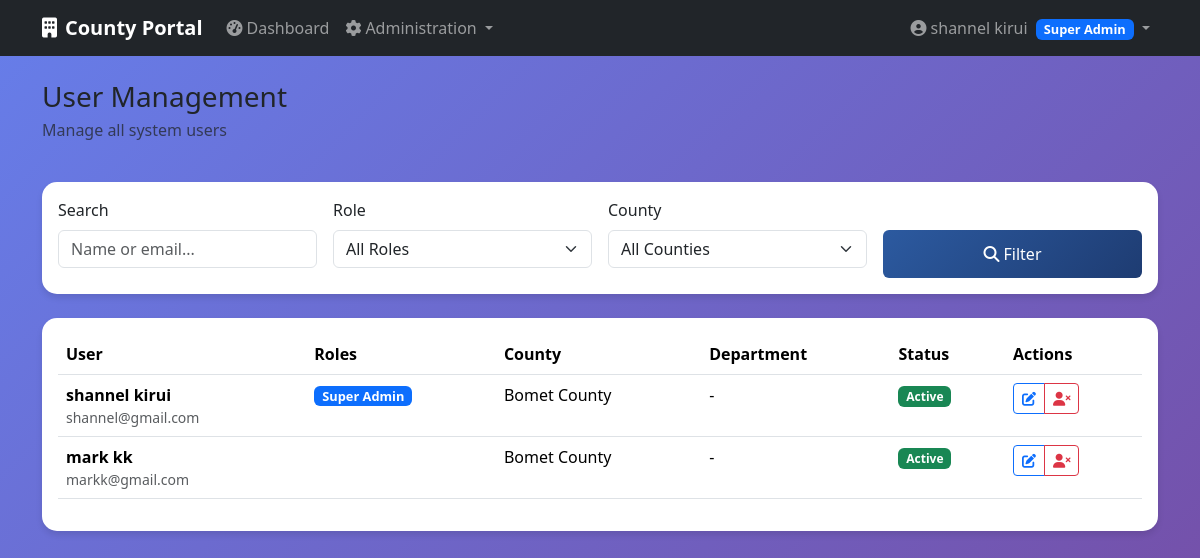
The app's page /auth/users (signed in), older data.
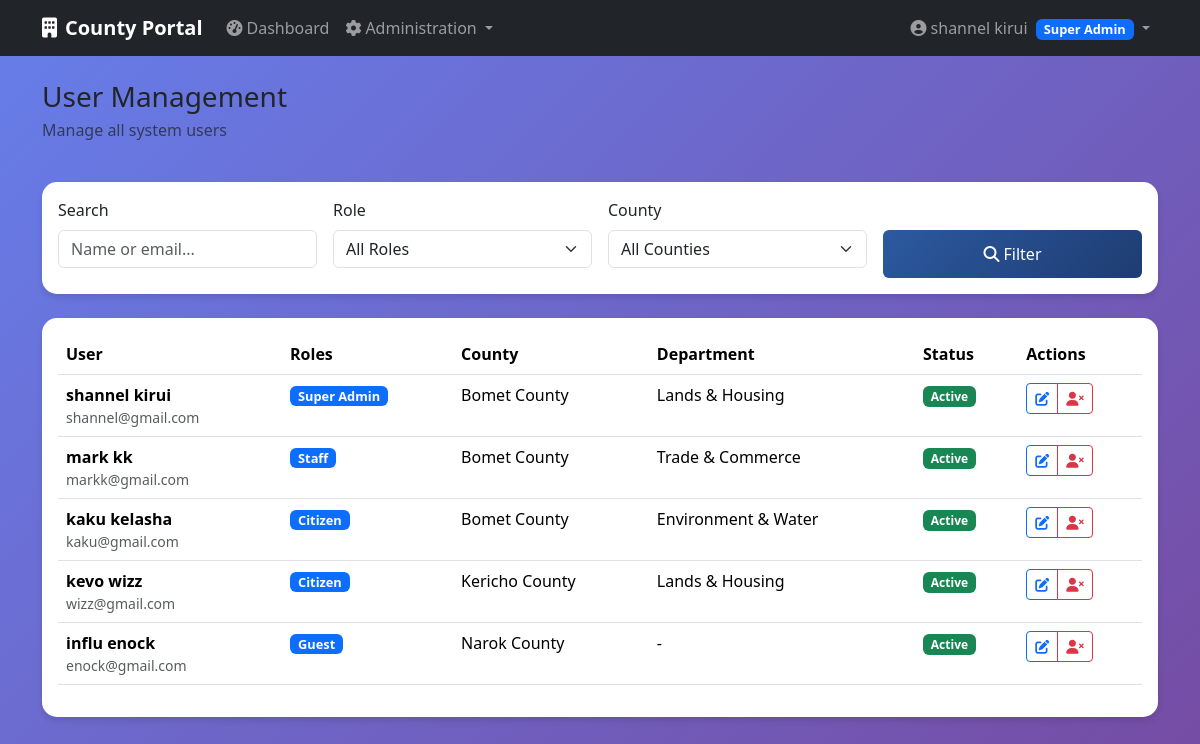
The same page, newer data.
### app/models/user.py (models this page shows, shortened)
class Role(db.Model, RoleMixin):
    __tablename__ = 'roles'
    id = db.Column(db.Integer, primary_key=True)
    name = db.Column(db.String(80), unique=True, nullable=False)
    description = db.Column(db.String(255), nullable=True)

class User(db.Model,UserMixin):
    __tablename__ = 'users'
    id = db.Column(db.Integer, primary_key=True)
    email = db.Column(db.String(120), unique=True, nullable=False)
    password = db.Column(db.String(128), nullable=False)
    first_name = db.Column(db.String(50))
    last_name = db.Column(db.String(50))
    phone = db.Column(db.String(20))
    active = db.Column(db.Boolean(), default=True)
    confirmed_at = db.Column(db.DateTime())
    created_at = db.Column(db.DateTime(), nullable=False, default=db.func.current_timestamp())
    fs_uniquifier = db.Column(db.String(64), unique=True, nullable=True, default=lambda: str(uuid.uuid4()))
    county_id = db.Column(db.Integer,db.ForeignKey('counties.id'))
    department_id = db.Column(db.Integer,db.ForeignKey('departments.id'))
    last_login_at = db.Column(db.DateTime())
    current_login_at = db.Column(db.DateTime())
    last_login_ip = db.Column(db.String(45))
    current_login_ip = db.Column(db.String(45))
    login_count = db.Column(db.Integer, default=0)
    roles = db.relationship('Role', secondary=roles_users, backref=db.backref('users', lazy='dynamic'))
    def full_name(self):
        if self.first_name and self.last_name:
            return f"{self.first_name} {self.last_name}"
        return self.email.split('@')[0]
    def has_role(self, role_name):
        return any(role.name == role_name for role in self.roles)

### app/models/county.py (models this page shows, shortened)
class County(db.Model):
        __tablename__ = 'counties'
        id = db.Column(db.Integer, primary_key=True)
        name = db.Column(db.String(100), unique=True, nullable=False)
        code = db.Column(db.String(10), unique=True, nullable=False)
        description = db.Column(db.Text)
        active = db.Column(db.Boolean, default=True)
        created_at = db.Column(db.DateTime, default=datetime.utcnow)
        users = db.relationship('User', backref='county', lazy='dynamic')
        departments = db.relationship('Department', backref='county',lazy='dynamic')

class Department(db.Model):
        __tablename__ = 'departments'
        id = db.Column(db.Integer, primary_key=True)
        name = db.Column(db.String(100), nullable=False)
        code = db.Column(db.String(20), nullable=False)
        description = db.Column(db.Text)
        county_id = db.Column(db.Integer, db.ForeignKey('counties.id'),nullable=False)
        active = db.Column(db.Boolean, default=True)
        created_at = db.Column(db.DateTime, default=datetime.utcnow)
        officers = db.relationship('User', backref='department', lazy='dynamic')
        permit_types = db.relationship('PermitType', backref='department', lazy='dynamic')

### app/auth/routes.py (the view)
@auth_bp.route('/users')
@login_required
@roles_required(UserRoles.SUPER_ADMIN)
def users():
    page = request.args.get('page', 1, type=int)
    search = request.args.get('search', '', type=str)
    role_filter = request.args.get('role', '', type=str)
    county_filter = request.args.get('county', '', type=str)
    query = User.query
    if search:
        query = query.filter(
            (User.email.contains(search)) |
            (User.first_name.contains(search)) |
            (User.last_name.contains(search))
        )
    if role_filter:
        role = Role.query.filter_by(name=role_filter).first()
        if role:
            query = query.filter(User.roles.contains(role))
    if county_filter:
        query = query.filter_by(county_id=county_filter)
    users = query.paginate(
        page=page, per_page=20, error_out=False
    )
    roles = Role.query.all()
    counties = County.query.filter_by(active=True).all()
    return render_template('auth/users.html',
                            users=users,
                            roles=roles,
                            counties=counties,
                            current_search=search,
                            current_role=role_filter,
                            current_county=county_filter)

### app/templates/auth/users.html (shortened to what the changed rows need)
{% extends "base.html" %}
{% block content %}
<div class="row">
    <div class="col-12">
        <div class="d-flex justify-content-between align-items-center mb-4">
            <div>
                <h1 class="h3 mb-1">User Management</h1>
            </div>
        </div>
    </div>
</div>
<div class="card dashboard-card">
    <div class="card-body">
        <div class="table-responsive">
            <table class="table table-hover">
                <thead>
                    <tr>
                        <th>User</th>
                        <th>Roles</th>
                        <th>County</th>
                        <th>Department</th>
                        <th>Status</th>
                        <th>Actions</th>
                    </tr>
                </thead>
                <tbody>
                    {% for user in users.items %}
                    <tr>
                        <td>
                            <div class="d-flex align-items-center">
                                <div>
                                    <div class="fw-bold">{{ user.first_name }} {{ user.last_name }}</div>
                                    <div class="small text-muted">{{ user.email }}</div>
                                </div>
                            </div>
                        </td>
                        <td>
                            {% for role in user.roles %}
                            <span class="badge bg-primary role-badge">{{ role.name.replace('_', ' ').title() }}</span>
                            {% endfor %}
                        </td>
                        <td>{{ user.county.name if user.county else '-' }}</td>
                        <td>{{ user.department.name if user.department else '-' }}</td>
                        <td>
                            <span class="badge {% if user.active %}bg-success{% else %}bg-danger{% endif %}">
                                {{ 'Active' if user.active else 'Inactive' }}
                            </span>
                        </td>
                        <td>
                            <div class="btn-group">
                                <a href="{{ url_for('auth_bp.edit_user', user_id=user.id) }}"
                                   class="btn btn-sm btn-outline-primary">
                                    <i class="fas fa-edit"></i>
                                </a>
                                <button onclick="toggleUserStatus('{{ user.id }}')"
                                        class="btn btn-sm {% if user.active %}btn-outline-danger{% else %}btn-outline-success{% endif %}">
                                    <i class="fas {% if user.active %}fa-user-times{% else %}fa-user-check{% endif %}"></i>
                                </button>
                            </div>
                        </td>
                    </tr>
                    {% endfor %}
                </tbody>
            </table>
        </div>
    </div>
</div>
{% endblock %}

### app/templates/base.html (shortened to what this page needs)
<!DOCTYPE html>
<html lang="en">
<head>
    <link href="https://cdn.jsdelivr.net/npm/bootstrap@5.3.2/dist/css/bootstrap.min.css" rel="stylesheet">
    <link href="https://cdnjs.cloudflare.com/ajax/libs/font-awesome/6.4.0/css/all.min.css" rel="stylesheet">
</head>
<body>
    <nav class="navbar navbar-expand-lg navbar-dark bg-dark">
        <div class="container">
            <a class="navbar-brand" href="{{ url_for('main_bp.index') }}">
                <i class="fas fa-building me-2"></i>County Portal
            </a>
            {% if current_user.is_authenticated %}
            <div class="collapse navbar-collapse" id="navbarNav">
                <ul class="navbar-nav me-auto">
                    <li class="nav-item">
                        <a class="nav-link" href="{{ url_for('main_bp.dashboard') }}">
                            <i class="fas fa-tachometer-alt me-1"></i>Dashboard
                        </a>
                    </li>
                    {% if current_user.has_role('super_admin') %}
                    <li class="nav-item dropdown">
                        <a class="nav-link dropdown-toggle" href="#" id="adminDropdown" role="button" data-bs-toggle="dropdown">
                            <i class="fas fa-cog me-1"></i>Administration
                        </a>
                    </li>
                    {% endif %}
                </ul>
                <ul class="navbar-nav">
                    <li class="nav-item dropdown">
                        <a class="nav-link dropdown-toggle" href="#" id="userDropdown" role="button" data-bs-toggle="dropdown">
                            <i class="fas fa-user-circle me-1"></i>{{ current_user.full_name() }}
                            {% for role in current_user.roles %}
                            <span class="badge bg-primary role-badge ms-1">{{ role.name.replace('_', ' ').title() }}</span>
                            {% endfor %}
                        </a>
                    </li>
                </ul>
            </div>
            {% else %}
            <div class="d-flex">
                <a href="{{ url_for('security.login') }}" class="btn btn-outline-light me-2">Login</a>
                <a href="{{ url_for('security.register') }}" class="btn btn-primary">Register</a>
            </div>
            {% endif %}
        </div>
    </nav>
    <main class="container mt-4">
        {% block content %}{% endblock %}
    </main>
</body>
</html>

Row changes from the older to the newer data that the page shows:
changed User "shannel": department "-" → "Lands & Housing"
changed User "mark": gains Role (name.replace "Staff"); department "-" → "Trade & Commerce"
added User: first_name "kaku", last_name "kelasha", email "kaku@gmail.com", county "Bomet County", department "Environment & Water", active "Active"
now on this page (row unchanged): Role: name.replace "Citizen"
added User: first_name "kevo", last_name "wizz", email "wizz@gmail.com", county "Kericho County", department "Lands & Housing", active "Active"
added User: first_name "influ", last_name "enock", email "enock@gmail.com", county "Narok County", department "-", active "Active"
now on this page (row unchanged): Role: name.replace "Guest", shown under "influ"
